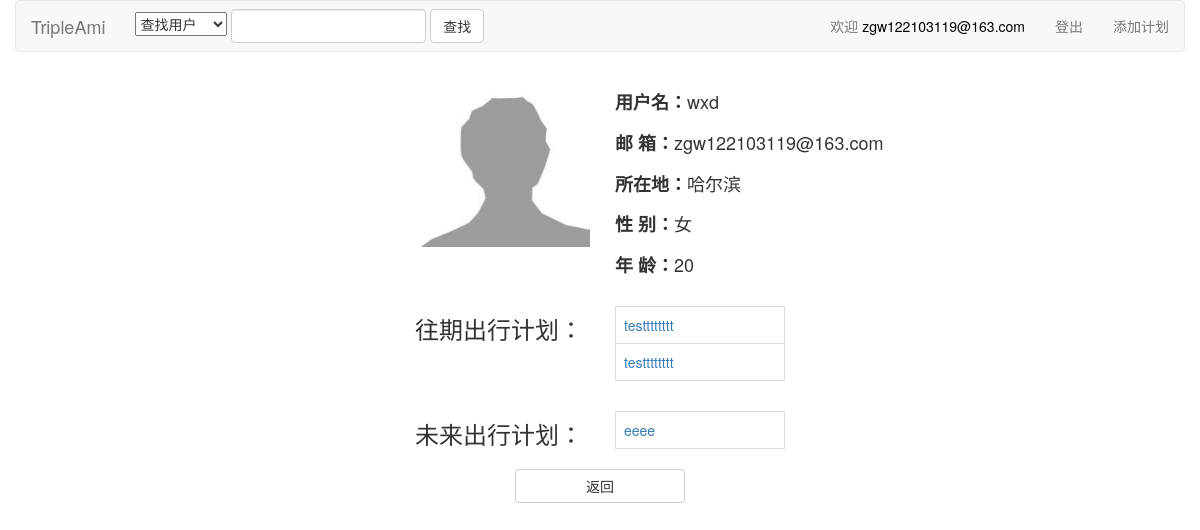
The page /showProfile/11 (signed in) on the database its author committed.
### myweb/models.py (models this page shows)
class UserProfile(models.Model):
    user = models.OneToOneField(User, related_name="user")
    sex = models.CharField(max_length=20)
    location = models.CharField(max_length=100)
    birthday = models.DateField()
    avatar = models.ImageField(upload_to= './image/', default='./image/default.jpg')

class Plan(models.Model):
    title = models.CharField(max_length=255)
    description = models.TextField()
    starting = models.CharField(max_length=100)
    destination = models.CharField(max_length=100)
    total_person = models.IntegerField()
    start_time = models.DateField()
    end_time = models.DateField()
    create_time = models.DateField(auto_now=True)
    class Meta:
        ordering = ['-create_time', 'start_time', 'end_time']

### myweb/views.py (the view)
# urls.py: url(r'^showProfile/(?P<UID>\d+)$', views.showProfile),
@login_required
def showProfile(request, UID):
    current_time = datetime.date.today()
    username = request.session.get('username', '')
    userid = UID
    user = User.objects.get(id=userid)
    userprofile = UserProfile.objects.get(user=user)
    teams = chain(Team.objects.filter(master=userprofile), Team.objects.filter(participant=userprofile))
    used_plans = []
    using_plans = []
    for team in teams:
        p = team.plan
        if p.start_time<current_time:
            used_plans.append(p)
        else:
            using_plans.append(p)
    content = {"username":username, "userid":userid, "user":user, "userprofile":userprofile,
                "used_plans":used_plans, "using_plans":using_plans}
    return render(request, "profile.html", content)

### myweb/templatetags/birthday_to_age.py (called while the page is built)
def birthday_to_age(value):
    current = datetime.date.today().year
    value = current - value
    return str(value)

### myweb/templates/profile.html (shortened to what this page needs)
{% extends "base.html" %}
{% block content2 %}
<div class="container-fluid">
    <div class="row">
        <div class="col-md-4"></div>
        <div class="col-md-6">
            <div class="row">
                <div class="col-md-4">
                    <img  src="{% url 'media' userprofile.avatar %}" width="175px" height="175px"/>
                </div>
                <div class="col-md-8">
                    <p>
                        <table>
                            <tr><td><h4><strong>用户名：</strong>{{user.username}}</h4></td></tr>
                            <tr><td><h4><strong>邮  箱：</strong>{{user.email}}</h4></td></tr>
                            <tr><td><h4><strong>所在地：</strong>{{userprofile.location}}</h4></td></tr>
                            <tr><td><h4>
                                <strong>性  别：</strong>{{userprofile.sex}}</h4></td></tr>
                            {% load birthday_to_age %}
                            <tr><td><h4><strong>年  龄：</strong>{{userprofile.birthday.year|birthday_to_age}}</h4></td></tr>
                        </table>
                    </p>
                </div>
            </div>
            <div class="row">
                <div class="col-md-4">
                    <h3>
                        往期出行计划：
                    </h3>
                </div>
                <div class="col-md-4">
                    <p>
                        <table class="table table-bordered">
                            {% if used_plans %}
                                {% for p in used_plans %}
                                    <tr><td><a href="/showPlan/{{p.id}}">{{p.title}}</a></td></tr>
                                {% endfor %}
                            {% else %}
                                <tr><td>无</td></tr>
                            {% endif %}
                        </table>
                    </p>
                </div>
            </div>
            <div class="row">
                <div class="col-md-4">
                    <h3>
                        未来出行计划：
                    </h3>
                </div>
                <div class="col-md-4">
                    <p>
                        <table class="table table-bordered">
                            {% if using_plans %}
                                {% for p in using_plans %}
                                    <tr><td><a href="/showPlan/{{p.id}}">{{p.title}}</a></td></tr>
                                {% endfor %}
                            {% else %}
                                <tr><td>无</td></tr>
                            {% endif %}
                        </table>
                    </p>
                </div>
            </div>
            <div class="row">
                {% if user.username == username %}
                <div class="col-md-4">
                    <a href="/editProfile/">
                    <button class="btn btn-default btn-block" type="button">
                        修改
                    </button>
                    </a>
                </div>
                {% else %}
                <div class="col-md-2"></div>
                {% endif %}
                <div class="col-md-4">
                    <button class="btn btn-default btn-block" type="button" onclick="javascript:history.back(-1)">
                        返回
                    </button>
                </div>
            </div>
        </div>
    </div>
</div>
{% endblock content2 %}

### rows shown on the page
UserProfile: avatar (placeholder picture), location "哈尔滨", sex "女", birthday.year|birthday_to_age "20"
Plan: title "testttttttt"
Plan: title "testttttttt"
Plan: title "eeee"

### other values the page prints
{{ username }} "zgw122103119@163.com"
{{ user.username }} "wxd"
{{ user.email }} "zgw122103119@163.com"
